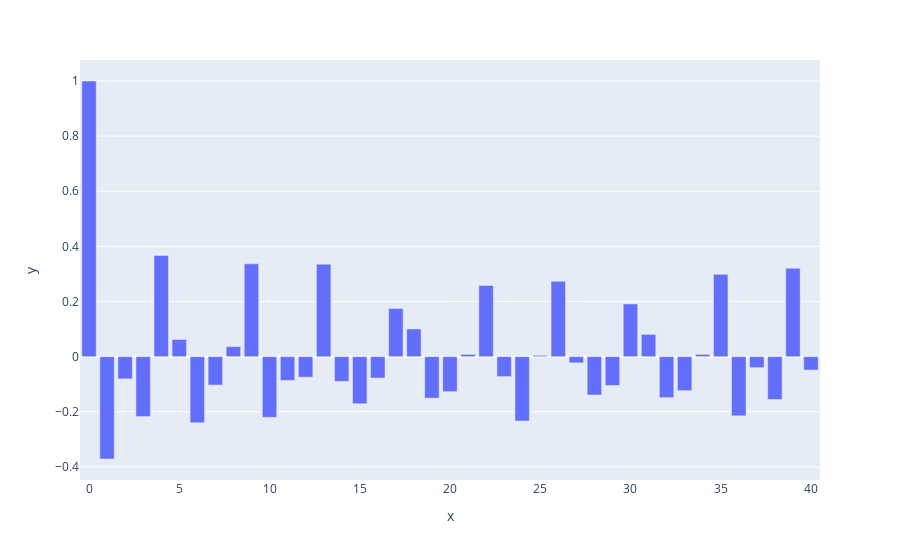

The cell this chart's notebook holds for it:
### Markdown cell above
### ACF

### Code cell
acf_vals = acf(first_diff)
fig = px.bar(y=acf_vals)
fig.show()

### Figure 1 — Plotly figure (JSON) as saved in the notebook; plotly's stock layout.template omitted (floating-point values rounded to 4 significant figures)
{"data": [{"alignmentgroup": "True", "hovertemplate": "x=%{x}<br>y=%{y}<extra></extra>", "legendgroup": "", "marker": {"color": "#636efa"}, "name": "", "offsetgroup": "", "orientation": "v", "showlegend": false, "textposition": "auto", "type": "bar", "x": [0, 1, 2, 3, 4, 5, 6, 7, 8, 9, 10, 11, 12, 13, 14, 15, 16, 17, 18, 19, 20, 21, 22, 23, 24, 25, 26, 27, 28, 29, 30, 31, 32, 33, 34, 35, 36, 37, 38, 39, 40], "xaxis": "x", "y": [1, -0.3713, -0.08058, -0.2174, 0.3671, 0.06226, -0.2398, -0.1031, 0.03635, 0.3367, -0.22, -0.08628, -0.07451, 0.3356, -0.08971, -0.1708, -0.07779, 0.1748, 0.1004, -0.1505, -0.1272, 0.008155, 0.2582, -0.07241, -0.2334, 0.00462, 0.2732, -0.0224, -0.1392, -0.1046, 0.191, 0.08065, -0.1488, -0.1234, 0.008089, 0.2985, -0.2147, -0.03998, -0.1553, 0.3209, -0.04866], "yaxis": "y"}], "layout": {"barmode": "relative", "legend": {"tracegroupgap": 0}, "margin": {"t": 60}, "xaxis": {"anchor": "y", "domain": [0, 1], "title": {"text": "x"}}, "yaxis": {"anchor": "x", "domain": [0, 1], "title": {"text": "y"}}}}
